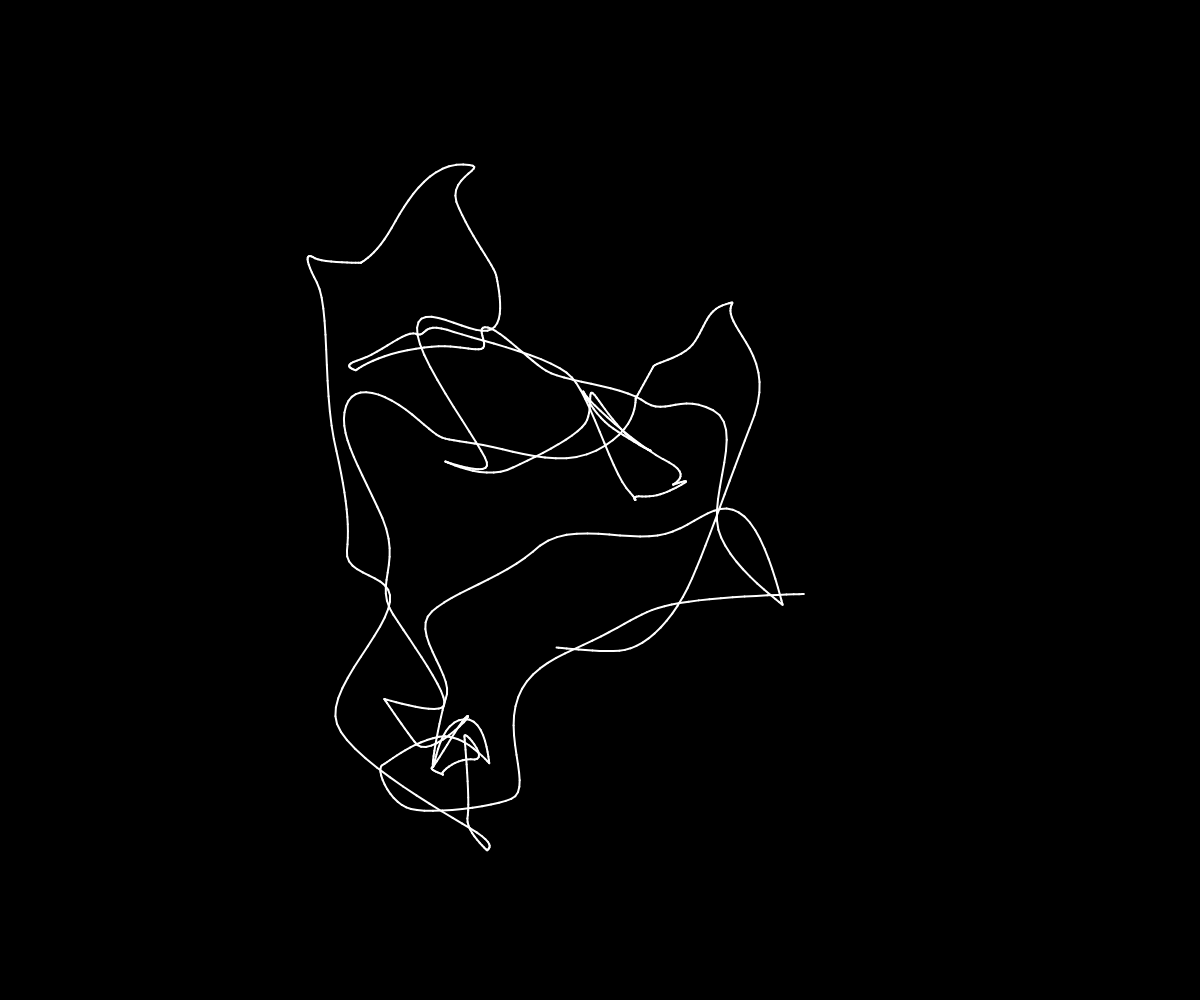
Frame 1 (no input)
Frame 60 (no input): identical to frame 1, image omitted
Frame 120 (the mouse pressed at the canvas centre since frame 60): identical to frame 1, image omitted

The p5.js sketch that drew this single still picture (run headless with seeded random() and noise() and a simulated clock; from frame 60 on, the mouse is pressed at the canvas centre):

// p5.js sketch
// ── sketch.js
/*
Inspired by Colette and Charles J. Bangert's Complex Intersecting Line (1976) and Roman Verostko's Sketch (1987)
*/

//declare variables 
let startX;
let startY;
let endX;
let endY;

// Tracks the number of lines drawn
let num = 0;

// Total number of lines to be drawn
let total = 1000;

//Noise seed variables 
let tx = 0;
let ty = 1000;

function setup() {
  createCanvas(windowWidth, windowHeight);
  background(0);
  //white stroke
  stroke(255);
  //stroke thickness
  strokeWeight(2);
 // Initialize the starting and ending point of the first line
  getStartPoint();
  getEndPoint();
}

function draw() {
  
   // Use a while loop to draw lines until the total count is reached
  while (num < total) {
    
    // Draw a line from the start point to the end point
    line(startX, startY, endX, endY);
    startX = endX; // Update start point to the previous end point
    startY = endY;
    getEndPoint();// Generate a new random end point
    num++;// Increase the counter by 1
  }
}

function getStartPoint() {
  // startX = map(noise(tx), 0, 1, 0, width);// Map noise value (0-1) to canvas width
  // startY = map(noise(ty), 0, 1, 0, height);// Map noise value (0-1) to canvas height
  

}

function getEndPoint() {
  endX = map(noise(tx), 0, 1, 0, width);
  endY = map(noise(ty), 0, 1, 0, height);

  

  // Increment the Perlin noise seed to ensure smooth movement
  tx += 0.01;
  ty += 0.01;
}
